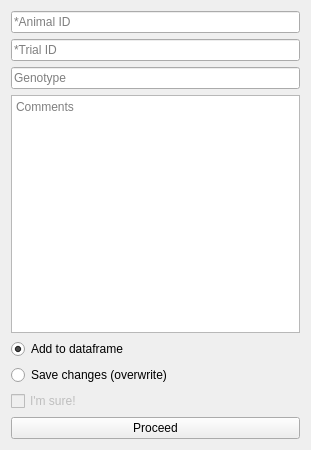
<?xml version="1.0" encoding="UTF-8"?>
<ui version="4.0">
 <class>Form</class>
 <widget class="QWidget" name="Form">
  <property name="geometry">
   <rect>
    <x>0</x>
    <y>0</y>
    <width>311</width>
    <height>450</height>
   </rect>
  </property>
  <property name="windowTitle">
   <string>Form</string>
  </property>
  <layout class="QVBoxLayout" name="verticalLayout">
   <item>
    <widget class="QLineEdit" name="lineEdAnimalID">
     <property name="placeholderText">
      <string>*Animal ID</string>
     </property>
    </widget>
   </item>
   <item>
    <widget class="QLineEdit" name="lineEdTrialID">
     <property name="placeholderText">
      <string>*Trial ID</string>
     </property>
    </widget>
   </item>
   <item>
    <widget class="QLineEdit" name="lineEdGenotype">
     <property name="placeholderText">
      <string>Genotype</string>
     </property>
    </widget>
   </item>
   <item>
    <widget class="QPlainTextEdit" name="textBoxComments">
     <property name="sizePolicy">
      <sizepolicy hsizetype="Expanding" vsizetype="Expanding">
       <horstretch>0</horstretch>
       <verstretch>0</verstretch>
      </sizepolicy>
     </property>
     <property name="placeholderText">
      <string>Comments</string>
     </property>
    </widget>
   </item>
   <item>
    <widget class="QRadioButton" name="radioButtonAddToDataFrame">
     <property name="text">
      <string>Add to dataframe</string>
     </property>
     <property name="checked">
      <bool>true</bool>
     </property>
    </widget>
   </item>
   <item>
    <widget class="QRadioButton" name="radioButtonSaveChanges">
     <property name="text">
      <string>Save changes (overwrite)</string>
     </property>
    </widget>
   </item>
   <item>
    <widget class="QCheckBox" name="checkBoxSaveChanges">
     <property name="enabled">
      <bool>false</bool>
     </property>
     <property name="text">
      <string>I'm sure!</string>
     </property>
    </widget>
   </item>
   <item>
    <widget class="QPushButton" name="pushButton">
     <property name="text">
      <string>Proceed</string>
     </property>
    </widget>
   </item>
  </layout>
 </widget>
 <resources/>
 <connections>
  <connection>
   <sender>radioButtonSaveChanges</sender>
   <signal>toggled(bool)</signal>
   <receiver>checkBoxSaveChanges</receiver>
   <slot>setEnabled(bool)</slot>
   <hints>
    <hint type="sourcelabel">
     <x>300</x>
     <y>51</y>
    </hint>
    <hint type="destinationlabel">
     <x>280</x>
     <y>81</y>
    </hint>
   </hints>
  </connection>
  <connection>
   <sender>radioButtonSaveChanges</sender>
   <signal>toggled(bool)</signal>
   <receiver>checkBoxSaveChanges</receiver>
   <slot>setVisible(bool)</slot>
   <hints>
    <hint type="sourcelabel">
     <x>312</x>
     <y>61</y>
    </hint>
    <hint type="destinationlabel">
     <x>309</x>
     <y>72</y>
    </hint>
   </hints>
  </connection>
 </connections>
</ui>
